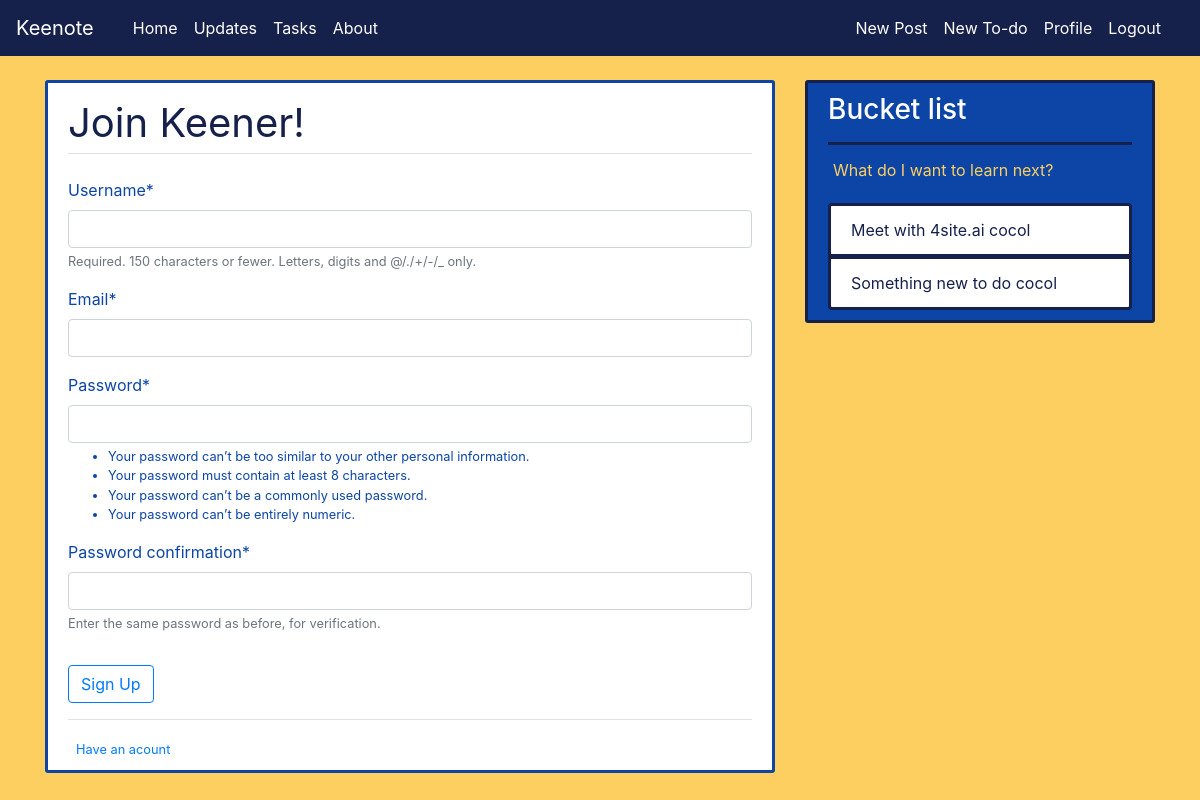
The page /register/ (signed in) on the database its author committed.
### blog/models.py (models this page shows, shortened)
class Skill(models.Model):
    title = models.CharField(max_length = 200)
    content = models.TextField()
    author = models.ForeignKey(User, on_delete=models.CASCADE)

### users/views.py (the view)
# urls.py: path('register/', user_views.register, name='register'),
def register(request):
    if request.method =="POST":
         form = NewUserForm(request.POST)
         if form.is_valid():
             form.save()
             username = form.cleaned_data.get('username')
             messages.success(request, f'Your account {username} has been created! You can log in now.')
             return redirect('login')
    else:
        form = NewUserForm()
    return render(request, 'users/register.html', {'form': form})

### users/forms.py
class NewUserForm (UserCreationForm):
    email = forms.EmailField()
    class Meta:
        model = User
        fields = ['username', 'email', 'password1', 'password2']

### blog/templatetags/menu_items.py (called while the page is built)
@register.inclusion_tag('blog/menu_items.html')
def menu_items():
    user = User.objects.first()
    context = {
        'items': Skill.objects.filter(author=user) #filter(author=request.user)
    }
    return context #need to check user

### users/templates/users/register.html (shortened to what this page needs)
{% extends "blog/base.html" %}
{% load crispy_forms_tags %}
{% block content %}
    <div class="content-section">
        <form method="POST">
            <fieldset class="form-group">
                <legend class="mb-4 form-section border-bottom">Join Keener!</legend>
                {{ form|crispy }}
            </fieldset>
            <div class="form-group">
                <button  class="btn btn-outline-primary"  type="submit">Sign Up</button>
            </div>
        </form>
        <div class="border-top pt-3">
            <small class="text-muted">
                <a class="ml-2" href="{% url 'login' %}">Have an acount </a>
            </small>
        </div>
    </div>
{% endblock %}

### blog/templates/blog/menu_items.html
{% for item in items %}
        <li class="list-group-item list-group-item-light task-item">{{ item.title }}  {{ item.author }}</li>
{% endfor %}

### blog/static/blog/main.css (style rules this page uses)
body { background: #fdcf60; color: #16214b; margin-top: 5rem; }
ul { margin: 0; color: #0c45a6; }
.content-section { background-color: #ffffff; padding: 10px 20px; border: 3px solid #0c45a6; border-radius: 3px; margin-bottom: 20px; }
.list-group-item { color: #16214b; background-color: #ffffff; border: 3px solid #16214b; }
.account-heading, .form-section { font-size: 2.5rem; color: #16214b; border-bottom: 3px, #fdcf60; }
.form, .form-group { background-color: #ffffff; color: #0c45a6; }

### rows shown on the page
Skill: title "Meet with 4site.ai", author "cocol"
Skill: title "Something new to do", author "cocol"
